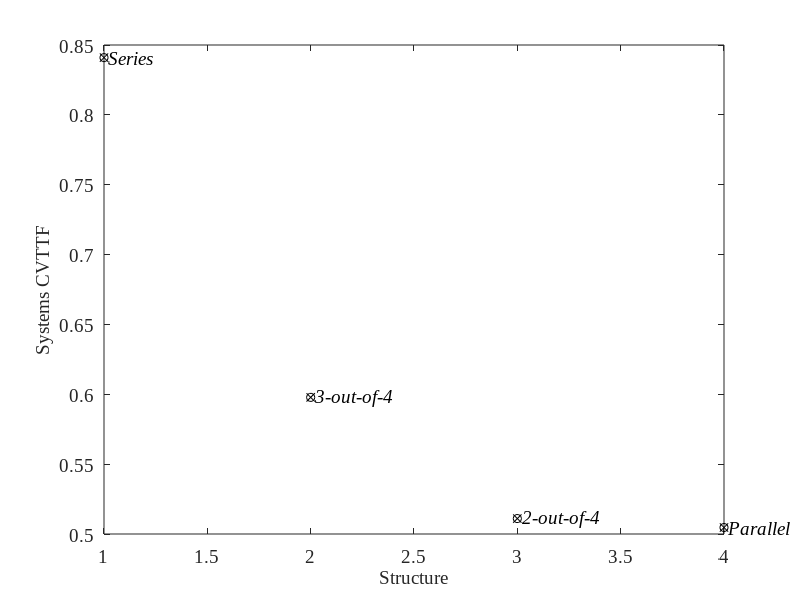

Write MATLAB code to recreate this figure. (Note: this script raises an error after producing the figure.)
clear all
load data_series_matrix.mat
load data_series_symbolic.mat


figure('Name','CVTTF');
plot(1,cvttf,'kx',1,cvttfs,'ko');
set(gca,'FontName','Times New Roman','FontSize',14);
xlabel('Structure','FontSize',14);
ylabel('Systems CVTTF','FontSize',14);
text(1,cvttf,'\it Series','FontName','Times New Roman','FontAngle','italic','FontSize',14);
hold on;

%%
clear
load data_3outof4_matrix.mat
load data_3outof4_symbolic.mat

plot(2,cvttf,'kx',2,cvttfs,'ko');
text(2,cvttf,'\it 3-out-of-4','FontName','Times New Roman','FontAngle','italic','FontSize',14);


%%
clear
load data_2outof4_matrix.mat
load data_2outof4_symbolic.mat

plot(3,cvttf,'kx',3,cvttfs,'ko');
text(3,cvttf,'\it 2-out-of-4','FontName','Times New Roman','FontAngle','italic','FontSize',14);

%%
clear
load data_parallel_matrix.mat
load data_parallel_symbolic.mat

plot(4,cvttf,'kx',4,cvttfs,'ko');
text(4,cvttf,'\it Parallel','FontName','Times New Roman','FontAngle','italic','FontSize',14);

%%
clear
load data_standby_imperfect_matrix.mat
load data_standby_imperfect_symbolic.mat

mttfs  = int(Rs,0,10000);
vttfs  = double(int(2*x*R,0,inf)-mttfs^2);
cvttfs = sqrt(vttfs)/mttf;
cvttfs = double(cvttf);

plot(5,cvttf,'kx',5,cvttfs,'ko');
text(5,cvttf,'\it Standby Imperfect (p = 0.9)','FontName','Times New Roman','FontAngle','italic','FontSize',14);

%%
clear
load data_standby_matrix.mat
load data_standby_symbolic.mat

mttfs  = int(Rs,0,10000);
vttfs  = double(int(2*x*R,0,inf)-mttfs^2);
cvttfs = sqrt(vttfs)/mttf;
cvttfs = double(cvttf);

plot(6,cvttf,'kx',6,cvttfs,'ko');
text(6,cvttf,'\it Standby','FontName','Times New Roman','FontAngle','italic','FontSize',14);

hold off;
axis([0 7 0 1]);
legend('Matrix','Symbolic','location','southeast');